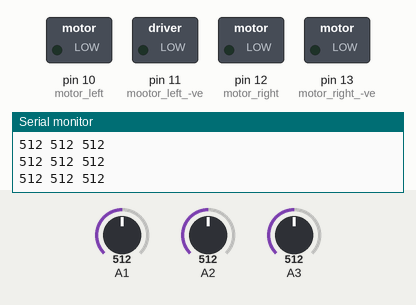
Recording of a sketch running on a simulated Arduino Uno, built with avr-gcc and run on an emulated ATmega328P. Parts: switched loads named in the sketch (green lamp = pin HIGH), the last lines printed to the serial monitor. Inputs (shaded band) come from the test bench; at power-on: A1 = 512, A2 = 512, A3 = 512.

Above: at 1.2 s.
1.3 s: A1 set to 373
2.8 s: A1 set to 355
At 3.8 s:
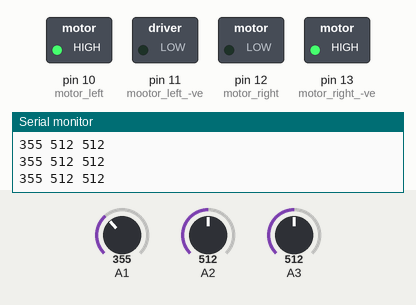
4.3 s: A2 set to 374
5.8 s: A2 set to 352
At 6.9 s:
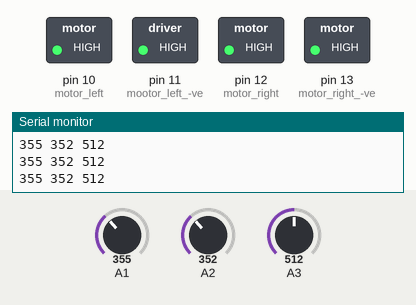
7.3 s: A2 set to 300
8.8 s: A2 set to 275
At 9.2 s:
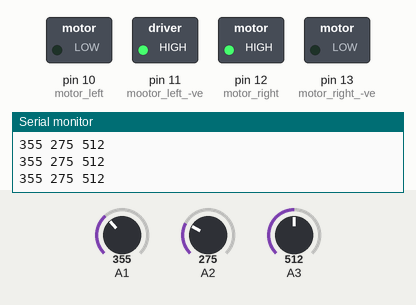
Timing chart, 0 to 11.3 s (numbered marks = the images above; inputs shaded):
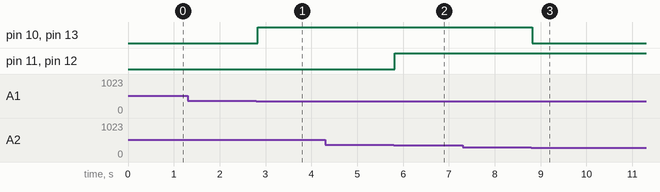

The sketch:

code.ino
```cpp
  /*
  Acelerobotics
  */


  // the setup function runs once when you press reset or power the board
  void setup() {
  // initialize digital pin 13 as an output.
  pinMode(13, OUTPUT); //motor right -ve
  pinMode(12, OUTPUT); //motor right +ve
  pinMode(11, OUTPUT); //mootor left -ve
  pinMode(10, OUTPUT); //motor left +ve
  pinMode(A1, INPUT); //X
  pinMode(A2, INPUT); //Y
  pinMode(A3, INPUT); //Z

  Serial.begin(9600);
  }

  // the loop function runs over and over again forever
  void loop() {

  int X = analogRead(A1);
  int Y = analogRead(A2);
  int Z = analogRead(A3);

  Serial.print(X);
  Serial.print(" ");
  Serial.print(Y);
  Serial.print(" ");
  Serial.println(Z);

  //delay(10);
  if((X > 290) && (X < 365) && (Y>290) && (Y<365)) //No Movement
  {
    digitalWrite(13, HIGH);
    digitalWrite(12, HIGH);
    digitalWrite(11, HIGH);
    digitalWrite(10, HIGH);

  }
  else if((X > 365) && (Y > 290) && (Y<365)) //Only backward
  {
    digitalWrite(13, HIGH);
    digitalWrite(12, LOW);
    digitalWrite(11, HIGH);
    digitalWrite(10, LOW);

  }
  else if((X < 290) && (Y > 290) && (Y<365)) //Only forward
  {
    digitalWrite(13, LOW);
    digitalWrite(12, HIGH);
    digitalWrite(11, LOW);
    digitalWrite(10, HIGH);
  }
  else if((Y < 290) && (X > 290) && (X < 365)) //Only Left
  {
  digitalWrite(13, LOW);
  digitalWrite(12, HIGH);
  digitalWrite(11, HIGH);
  digitalWrite(10, LOW);
  }
  else if((Y > 365) && (X > 290) && (X<365)) //Only Right
  {
  digitalWrite(13, HIGH);
  digitalWrite(12, LOW);
  digitalWrite(11, LOW);
  digitalWrite(10, HIGH);
  }
  //delay(10);
  /*
  digitalWrite(13, LOW);
  digitalWrite(12, HIGH);
  digitalWrite(10, LOW);
  digitalWrite(11, HIGH);
  delay(1000);
  */
  }
```

Measured:
- the behaviour switches between 365 and 364 on A1 (found by bisection; images 0 and 1)
- the behaviour switches between 365 and 364 on A2 (found by bisection; images 1 and 2)
- the behaviour switches between 290 and 289 on A2 (found by bisection; images 2 and 3)
- after the input at 2.8 s, pin 10 (motor_left), pin 13 (motor_right_-ve): LOW → HIGH at once
- after the input at 5.8 s, pin 11 (mootor_left_-ve), pin 12 (motor_right): LOW → HIGH at once
- after the input at 8.8 s, pin 10 (motor_left), pin 13 (motor_right_-ve): HIGH → LOW at once
